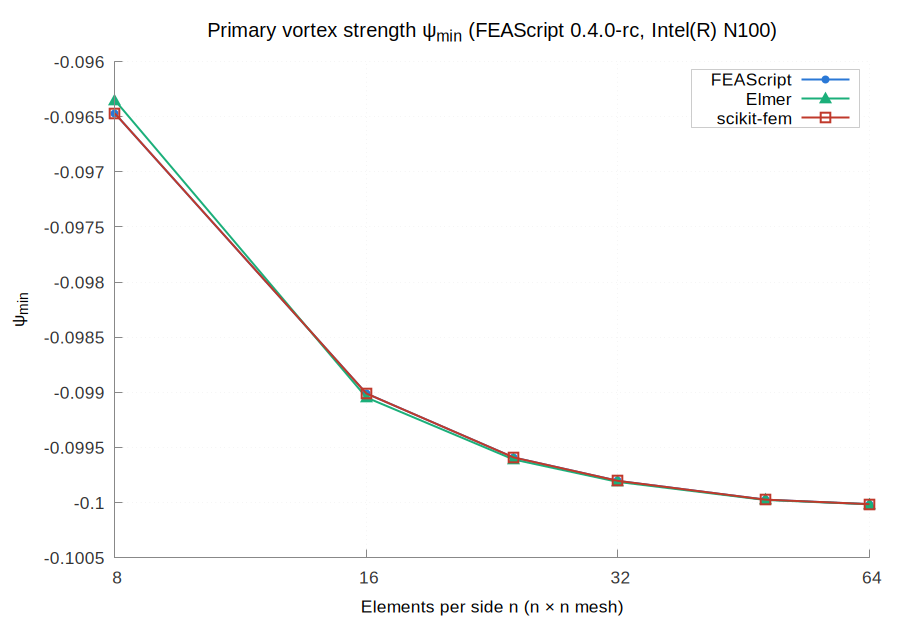

Here is the gnuplot script that generated this plot:
set terminal pngcairo size 900,620 font 'Arial,13'
set border 3 lc rgb '#888888'; set tics nomirror tc rgb '#333333'
set grid lc rgb '#e6e6e6' lw 1; set key top left box lc rgb '#cccccc' opaque
set output 'psi_min.png'
set title 'Primary vortex strength ψ_{min} (FEAScript 0.4.0-rc, Intel(R) N100)' font 'Arial,15'
set logscale x 2; set xlabel 'Elements per side n (n × n mesh)'; set ylabel 'ψ_{min}'
set key top right
plot 'psi_FEAScript_sparse_LU.dat' u 1:2 w lp lw 2 pt 7 ps 1.0 lc rgb '#2a78d6' t 'FEAScript', \
     'psi_Elmer_UMFPACK.dat' u 1:2 w lp lw 2 pt 9 ps 1.6 lc rgb '#1baf7a' t 'Elmer', \
     'psi_scikit_fem_SuperLU.dat' u 1:2 w lp lw 2 pt 4 ps 1.6 lc rgb '#c0392b' t 'scikit-fem'
